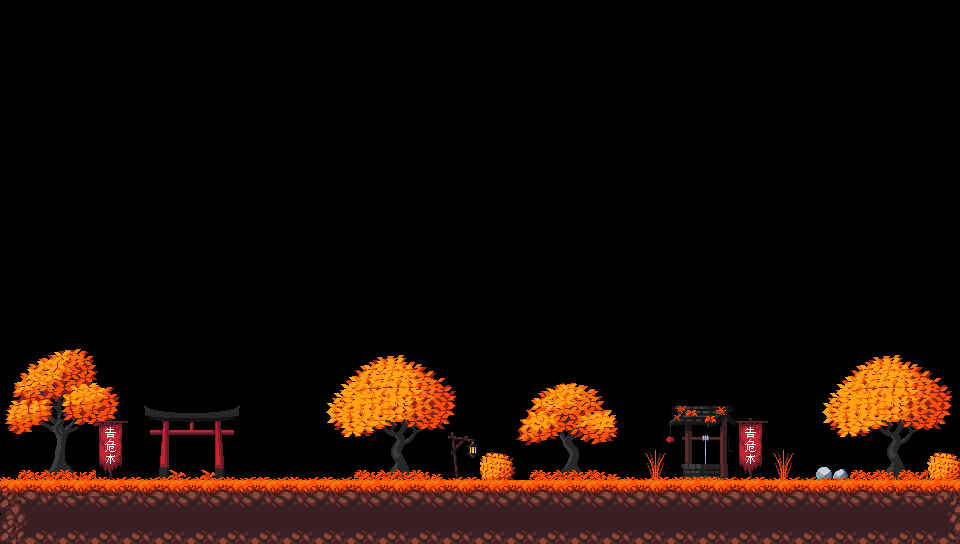

This is a level from a 2D game, rendered from its Tiled map with the project's own tilesets. A one-line summary and the map file follow, with tile-layer data summarised:
An orthogonal 60x34 tile map with 16x16 px tiles, 4 tile layers (Arvores, Background, Platforms, Background2), 5 tilesets.

<map version="1.10" tiledversion="1.11.2" orientation="orthogonal" renderorder="right-down" width="60" height="34" tilewidth="16" tileheight="16" infinite="0" nextlayerid="5" nextobjectid="1">
 <tileset firstgid="1" name="Tileset" tilewidth="16" tileheight="16" tilecount="260" columns="26">
  <image source="../Tilesets/Autumn Forest 2D Pixel Art/Tileset/Tileset.png" width="416" height="160" />
 </tileset>
 <tileset firstgid="261" name="Flag" tilewidth="16" tileheight="16" tilecount="40" columns="10">
  <image source="../Tilesets/Autumn Forest 2D Pixel Art/Props/Flag.png" width="174" height="64" />
 </tileset>
 <tileset firstgid="301" name="Objects" tilewidth="16" tileheight="16" tilecount="84" columns="14">
  <image source="../Tilesets/Autumn Forest 2D Pixel Art/Props/Objects.png" width="224" height="96" />
 </tileset>
 <tileset firstgid="385" name="Props" tilewidth="16" tileheight="16" tilecount="32" columns="16">
  <image source="../Tilesets/Autumn Forest 2D Pixel Art/Props/Props.png" width="256" height="32" />
 </tileset>
 <tileset firstgid="417" name="Trees" tilewidth="16" tileheight="16" tilecount="250" columns="25">
  <image source="../Tilesets/Autumn Forest 2D Pixel Art/Trees/Trees.png" width="400" height="160" />
 </tileset>
 <layer id="4" name="Arvores" width="60" height="34">
  <data>[2040 cells, 304 non-empty, 221 distinct tile ids]</data>
 </layer>
 <layer id="3" name="Background" width="60" height="34">
  <data>[2040 cells, 114 non-empty, 83 distinct tile ids]</data>
 </layer>
 <layer id="1" name="Platforms" width="60" height="34">
  <data>[2040 cells, 60 non-empty, 5 distinct tile ids]</data>
 </layer>
 <layer id="2" name="Background2" width="60" height="34">
  <data>[2040 cells, 250 non-empty, 31 distinct tile ids]</data>
 </layer>
</map>
